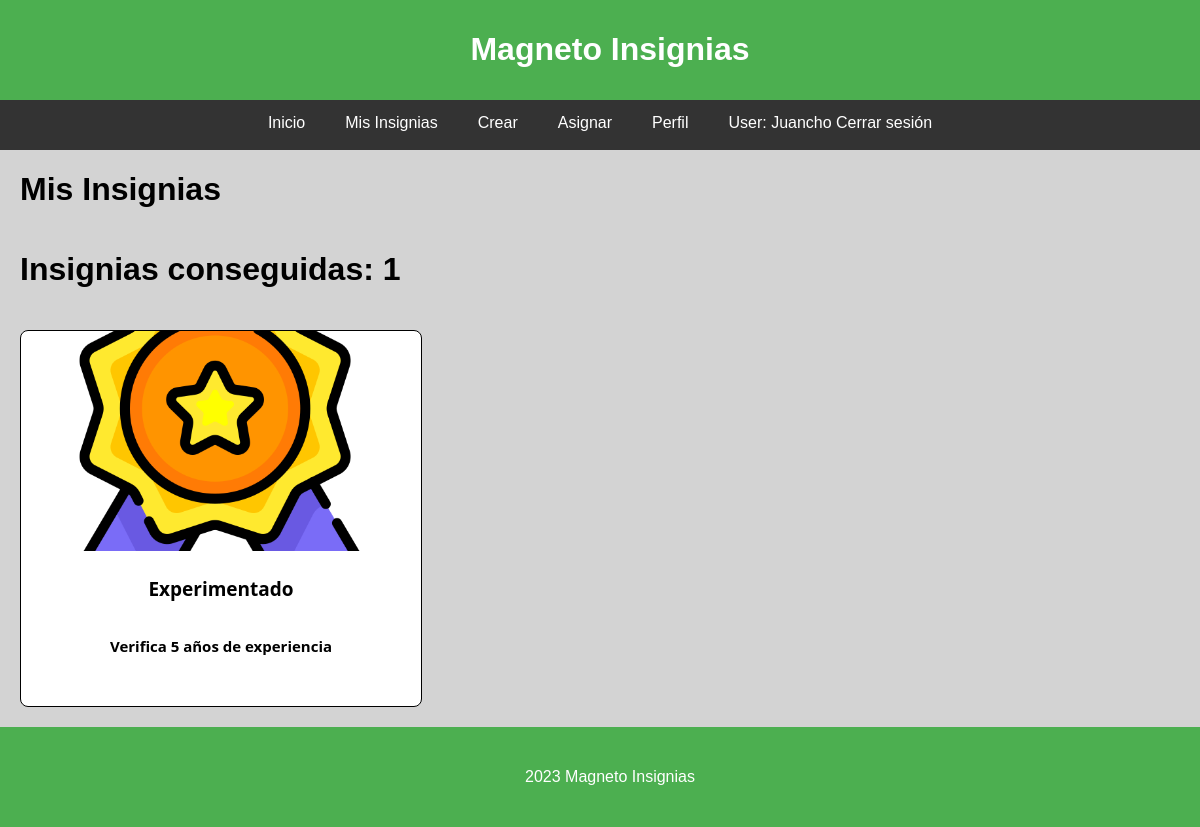
The app's page /mybadges/ (signed in) with its own data.
### myapp/models.py (models this page shows, shortened)
class Insignia(models.Model):
    title = models.CharField(max_length=200)
    description = models.TextField()
    obtenida = models.BooleanField(default=False)
    imagen = models.ImageField(upload_to='files/')
    portador = models.ManyToManyField(User, blank=True)

### myapp/views.py (the view)
# urls.py: path('mybadges/', views.mybadges, name="mybadges"),
def mybadges(request):
    badges = Insignia.objects.filter(portador=request.user)
    return render(request, 'my_badges.html', {
        'badges': badges
    })

### myapp/templates/my_badges.html (shortened to what this page needs)
{% extends 'base.html' %}
{% load static %}
{% block content1 %}
<head>
<link rel="stylesheet" href="{% static 'css/styles.css' %}">
</head>
{% endblock %}
{% block content2 %}
  <h1>Mis Insignias</h1>
  <h1>Insignias conseguidas: {{ badges.count }}</h1>
  <div class="insignias-container">
    {% for badge in badges %}
    <div class="insignia">
      <img src="{{ badge.imagen.url }}" alt="{{ badge.title }}">
      <div class="insignia-details">
        <p class="title">{{badge.title}}</p>
        <p class="description">{{badge.description}}</p>
      </div>
    </div>
  {% endfor %}
  </div>
  {% endblock %}

### myapp/templates/base.html (shortened to what this page needs)
{% block content1 %}
{% endblock %}
{% load static %}
<!DOCTYPE html>
<html lang="en">
<head>
  <link rel="stylesheet" href="{% static 'css/basestyle.css' %}">
</head>
<body>
  <header>
    <h1>Magneto Insignias</h1>
  </header>
  <nav>
    {% if user.is_authenticated %}
    <a href="{% url 'home' %}">Inicio</a>
    <a href="{% url 'mybadges' %}">Mis Insignias</a>
    <a href="{% url 'crear_insignia' %}">Crear</a>
    <a href="{% url 'asignar' %}">Asignar</a>
    <a href="{% url 'perfil' %}">Perfil</a>
    <a href="{% url 'logout'%}?next={{request.path}}">User: {{ user.get_username }} Cerrar sesión</a>
    {% else %}
    <a href="{% url 'home' %}">Inicio</a>
    <a href="{% url 'login' %}">Log in</a>
    <a href="{% url 'registro' %}">Sign In</a>
    {% endif %}
  </nav>
{% block content2 %}
{% endblock %}
<footer>
    2023 Magneto Insignias
</footer>
</body>
</html>

### myapp/static/css/styles.css (style rules this page uses)
p { text-align: center; }
a { color: #4CAF50; text-decoration: none; }
.insignias-container { display: flex; flex-direction: row; grid-template-columns: repeat( minmax(300px, 1fr)); gap: 20px; padding: 20px; }
.insignia { display: flex; flex-direction:column; align-items: center; text-align: center; border-radius: 8px; padding-bottom: 35px; border: solid black 1px; background-color: #fff; color: #fff; height: fit-content; width: 400px; }
.insignia img { width: 335px; height: 220px; object-fit: cover; margin-bottom: 6px; border-radius: 10px 10px 0px 0px; }
.insignia-details { text-align: left; padding-left: 10px; padding-right: 10px; flex: 1; display: flex; flex-direction: column; text-align: left; }
.insignia-details .title { color: black; font-family: Segoe UI; font-size: 19px; font-weight: 700; }
.insignia-details .description { color: black; font-family: Segoe UI; font-size: 15px; font-weight: 700; }
h1 { margin-left: 20px; }

### myapp/static/css/basestyle.css (style rules this page uses)
body { font-family: 'Arial', sans-serif; margin: 0; padding: 0; display:flex; flex-direction: column; min-height: 100vh; background-color: lightgray; }
header { background-color: #4CAF50; padding: 10px; color: white; text-align: center; }
nav { display: flex; justify-content: center; background-color: #333; height: 50px; }
nav a { color: white; padding: 14px 20px; text-decoration: none; }
footer { background-color: #4CAF50; padding: 10px; color: white; text-align: center; width:100%; margin-top:auto; height: 80px; line-height: 80px; }

### records on screen
Insignia: imagen (picture), title "Experimentado", description "Verifica 5 años de experiencia"

### other values on screen
{{ user.get_username }} "Juancho"
{{ badges.count }} "1"
